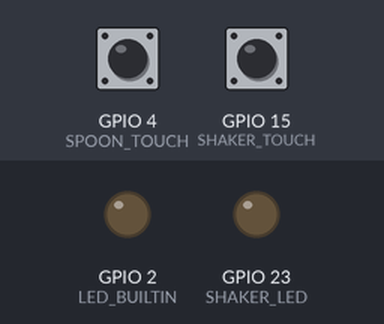
The sketch below on a simulated ESP32. Parts: output pins drawn as LEDs (lit = HIGH). The test bench sets the inputs (shaded band); at power-on: GPIO 4 (SPOON_TOUCH) HIGH, GPIO 15 (SHAKER_TOUCH) HIGH.

Above: at 1.2 s.
1.3 s: GPIO 4 (SPOON_TOUCH) pulled LOW for 0.15 s
At 1.37 s:
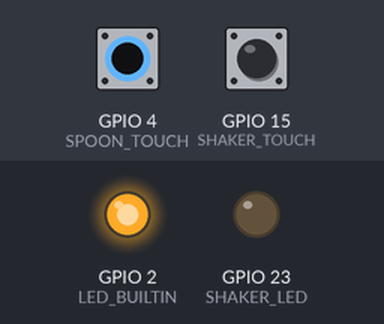
2.9 s: GPIO 15 (SHAKER_TOUCH) pulled LOW for 0.15 s
At 2.97 s:
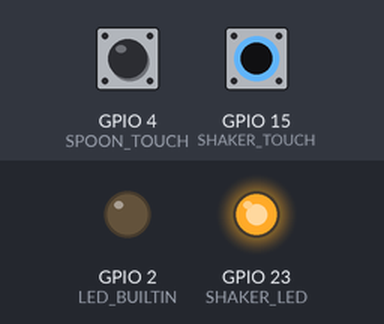
4.5 s: GPIO 15 (SHAKER_TOUCH) pulled LOW for 3.2 s
At 8.9 s:
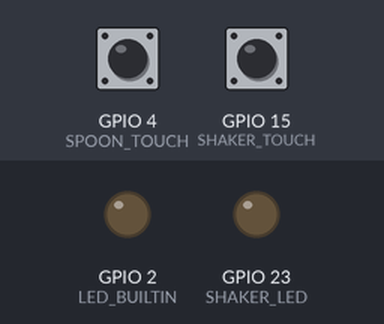
9.2 s: GPIO 4 (SPOON_TOUCH) pulled LOW for 3.2 s
At 10.1 s:
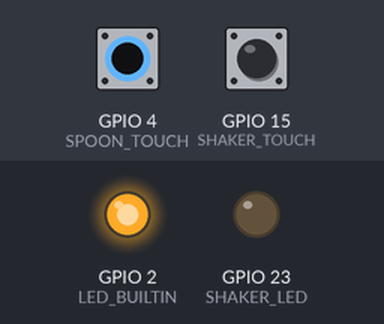
13.9 s: GPIO 4 (SPOON_TOUCH) driven LOW and GPIO 15 (SHAKER_TOUCH) driven LOW
At 14.9 s:
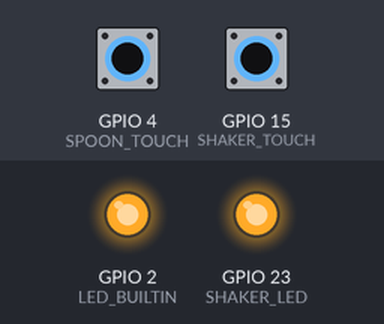
Timing chart, 0 to 16.4 s (numbered marks = the images above; inputs shaded):
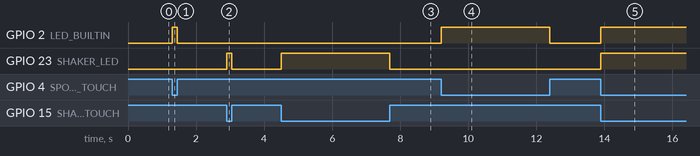

The sketch:

button-interraction.ino
```cpp
// Experiment touch capacity of ESP32
// https://drive.google.com/file/d/1dDHLeIwraGGjLoAxMODwVY9fUQPS52iL/view?resourcekey
// link a LED with adapted resistor to pin 23
// link pin 15 and 4 to a metalic surface
// then touch metalic surface with your finger to light on LEDs

#define SHAKER_LED 23
#define SHAKER_TOUCH 15
#define SPOON_TOUCH 4
int capacitiveValue = 100;
int threshold = 20;

void setup() {
  Serial.begin(115200);
  pinMode(LED_BUILTIN, OUTPUT);
  pinMode(SHAKER_LED, OUTPUT);
}

void loop() {
  capacitiveValue = touchRead(SPOON_TOUCH);
  if(capacitiveValue < threshold){
    digitalWrite(LED_BUILTIN, HIGH);
  } else {
    digitalWrite(LED_BUILTIN, LOW);
  }
  capacitiveValue = touchRead(SHAKER_TOUCH);
  if(capacitiveValue < threshold){
    digitalWrite(SHAKER_LED, HIGH);
  } else {
    digitalWrite(SHAKER_LED, LOW);
  }
}
```

Measured:
- after the input at 1.3 s, GPIO 2 (LED_BUILTIN): LOW → HIGH at once, → LOW 0.15 s later
- after the input at 2.9 s, GPIO 23 (SHAKER_LED): LOW → HIGH at once, → LOW 0.15 s later
- after the input at 4.5 s, GPIO 23 (SHAKER_LED): LOW → HIGH at once, → LOW 3.2 s later
- after the input at 9.2 s, GPIO 2 (LED_BUILTIN): LOW → HIGH at once, → LOW 3.2 s later
- after the input at 13.9 s, GPIO 2 (LED_BUILTIN), GPIO 23 (SHAKER_LED): LOW → HIGH at once
